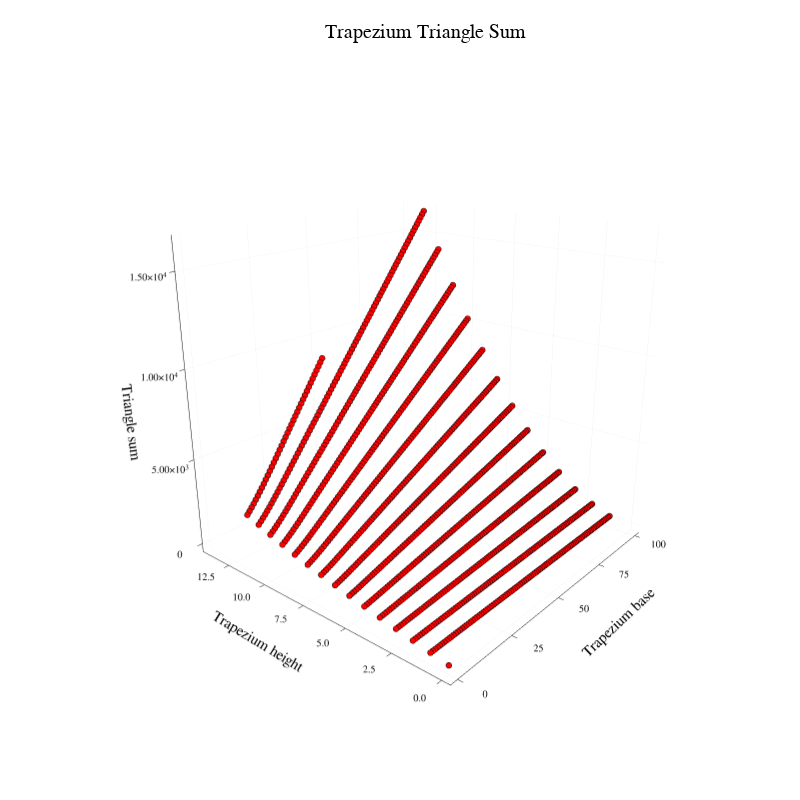

Source (notebook cell):
### Code cell
plotly()
max_len= div(length(x),4)
plt1 = Plots.scatter3d(x[1:1:max_len], y[1:1:max_len], z[1:1:max_len], markersize = 0.3,  m = (:red, 1), size=(800,800), camera = (-50, 20), title = "Trapezium Triangle Sum", xlabel= "Trapezium base", ylabel= "Trapezium height", zlabel= "Triangle sum", legend= false)

### Figure 1 — Plotly figure (JSON) as saved in the notebook; plotly's stock layout.template omitted (floating-point values rounded to 4 significant figures; data arrays with more than 128 entries replaced by an {"elided": "..."} marker saying what was removed)
{"data": [{"colorbar": {"title": ""}, "legendgroup": "y1", "marker": {"color": "rgba(255, 0, 0, 1.000)", "line": {"color": "rgba(0, 0, 0, 1.000)", "width": 1}, "size": 2, "symbol": "circle"}, "mode": "markers", "name": "y1", "scene": "scene", "showlegend": true, "type": "scatter3d", "x": {"elided": "1262 int values"}, "xaxis": "x", "y": {"elided": "1262 int values"}, "yaxis": "y", "z": {"elided": "1262 int values"}, "zaxis": "z", "zmax": null, "zmin": null}], "layout": {"annotations": [{"font": {"color": "rgba(0, 0, 0, 1.000)", "family": "sans-serif", "size": 20}, "rotation": 0, "showarrow": false, "text": "Trapezium Triangle Sum", "x": 0.5318, "xanchor": "center", "xref": "paper", "y": 1, "yanchor": "top", "yref": "paper"}], "height": 800, "margin": {"b": 20, "l": 0, "r": 0, "t": 20}, "paper_bgcolor": "rgba(255, 255, 255, 1.000)", "plot_bgcolor": "rgba(255, 255, 255, 1.000)", "scene": {"camera": {"eye": {"x": -1.872, "y": -1.57, "z": 0.8893}}, "domain": {"x": [0.06846, 0.9951], "y": [0.03791, 0.9708]}, "xaxis": {"gridcolor": "rgba(0, 0, 0, 0.100)", "gridwidth": 0.5, "linecolor": "rgba(0, 0, 0, 1.000)", "mirror": false, "range": [-3, 103], "showgrid": true, "showline": true, "showticklabels": true, "tickangle": 0, "tickcolor": "rgb(0, 0, 0)", "tickfont": {"color": "rgba(0, 0, 0, 1.000)", "family": "sans-serif", "size": 11}, "tickmode": "array", "ticks": "inside", "ticktext": ["0", "25", "50", "75", "100"], "tickvals": [0, 25, 50, 75, 100], "title": "Trapezium base", "titlefont": {"color": "rgba(0, 0, 0, 1.000)", "family": "sans-serif", "size": 15}, "type": "-", "visible": true, "zeroline": false, "zerolinecolor": "rgba(0, 0, 0, 1.000)"}, "yaxis": {"gridcolor": "rgba(0, 0, 0, 0.100)", "gridwidth": 0.5, "linecolor": "rgba(0, 0, 0, 1.000)", "mirror": false, "range": [-0.42, 14.42], "showgrid": true, "showline": true, "showticklabels": true, "tickangle": 0, "tickcolor": "rgb(0, 0, 0)", "tickfont": {"color": "rgba(0, 0, 0, 1.000)", "family": "sans-serif", "size": 11}, "tickmode": "array", "ticks": "inside", "ticktext": ["0.0", "2.5", "5.0", "7.5", "10.0", "12.5"], "tickvals": [0, 2.5, 5, 7.5, 10, 12.5], "title": "Trapezium height", "titlefont": {"color": "rgba(0, 0, 0, 1.000)", "family": "sans-serif", "size": 15}, "type": "-", "visible": true, "zeroline": false, "zerolinecolor": "rgba(0, 0, 0, 1.000)"}, "zaxis": {"gridcolor": "rgba(0, 0, 0, 0.100)", "gridwidth": 0.5, "linecolor": "rgba(0, 0, 0, 1.000)", "mirror": false, "range": [-488.7, 16780.0], "showgrid": true, "showline": true, "showticklabels": true, "tickangle": 0, "tickcolor": "rgb(0, 0, 0)", "tickfont": {"color": "rgba(0, 0, 0, 1.000)", "family": "sans-serif", "size": 11}, "tickmode": "array", "ticks": "inside", "ticktext": ["0", "5.00×10<sup>3</sup>", "1.00×10<sup>4</sup>", "1.50×10<sup>4</sup>"], "tickvals": [0, 5000, 10000, 15000], "title": "Triangle sum", "titlefont": {"color": "rgba(0, 0, 0, 1.000)", "family": "sans-serif", "size": 15}, "type": "-", "visible": true, "zeroline": false, "zerolinecolor": "rgba(0, 0, 0, 1.000)"}}, "showlegend": false, "width": 800}}
